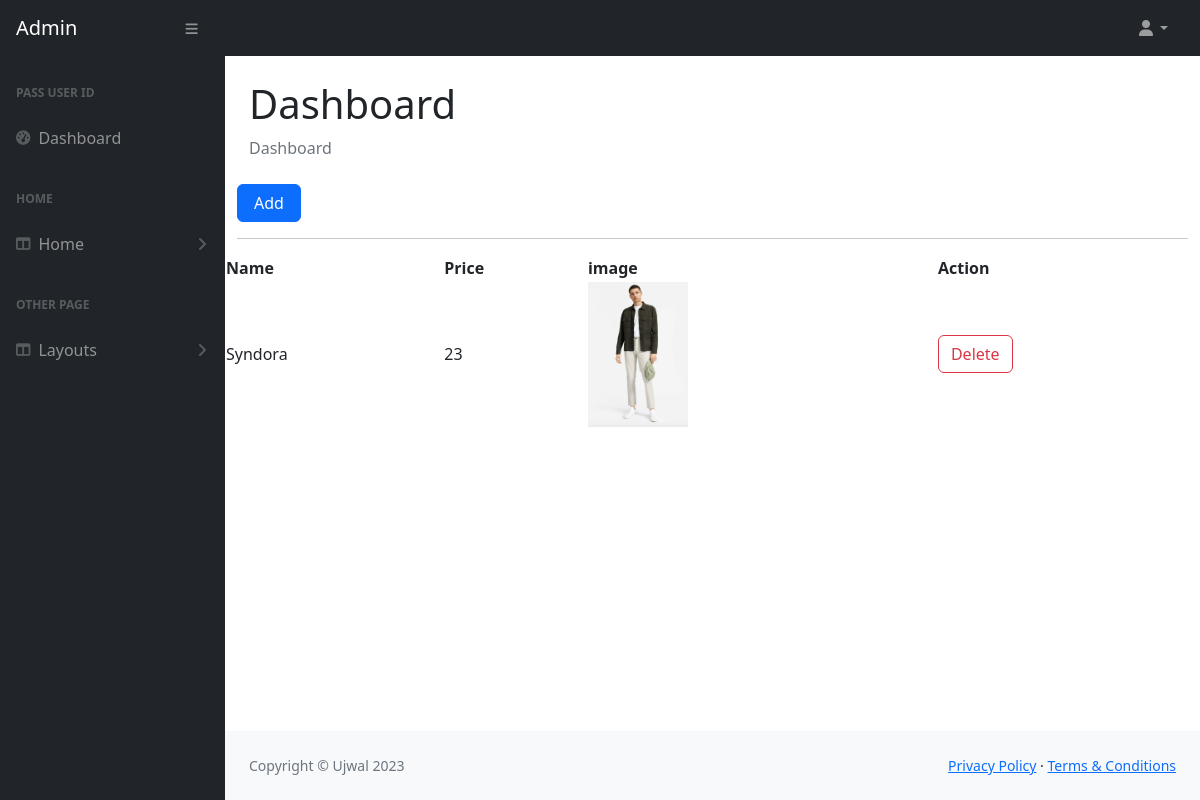
The app's page /admin/admin/fashion.php (signed in) with its own data.
### tables this page shows
CREATE TABLE `fashion` (
  `fashion_id` int(11) NOT NULL,
  `name` longblob NOT NULL,
  `image` longblob NOT NULL,
  `price` float NOT NULL,
  `created_at` timestamp NOT NULL DEFAULT current_timestamp(),
  `updated_at` timestamp NOT NULL DEFAULT current_timestamp() ON UPDATE current_timestamp()
);

### admin/admin/fashion.php (the view, shortened to what this page needs)
<?php
include 'header.php';
?>
<div class="container">
	<div class="row">
		<div class="col-sm-12">
			<button class=" btn btn-primary px-3" onclick="openForm()">Add</button>
			<hr>
		</div>
	</div>
</div>
<?php
include 'config.php';
$sql = "SELECT * FROM fashion";
$result = mysqli_query($conn, $sql);
echo '<table>';
if (mysqli_num_rows($result) > 0) {
	echo '<table class="p-2">';
	echo '<tr><th>Name</th>
		<th>Price</th>
		<th>image</th>
		<th>Action</th>
		</tr>';
	while ($row = mysqli_fetch_assoc($result)) {
		echo '<tr class="p-2">';
		echo '<td>' . $row['name'] . '</td>';
		echo '<td>' . $row['price'] . '</td>';
		echo '<td><img src="' . $row['image'] . '"  width="100"></td>';
		echo '<td>
			<a href="fashion_delete.php?id=' . $row['fashion_id'] . '" class="text-decoration-none btn  btn-outline-danger">Delete</a>
			</td>
			</tr>';
	}
	echo '</table>';
} else {
	echo 'No data found';
}
?>
<?php
include 'footer.php';
?>

### records on screen
fashion: name "Syndora", price "23", image (picture)
